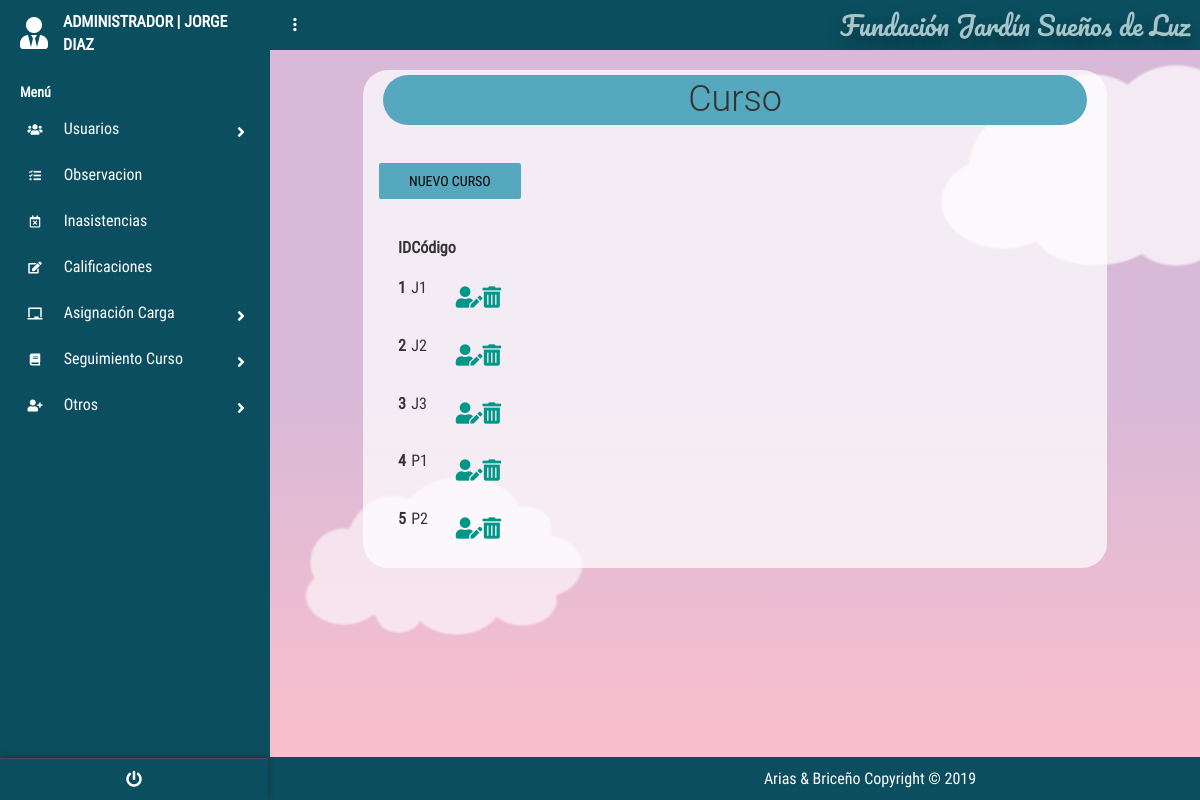
Page /?c=Curso&a=Index (signed in) on the committed database.
### tables this page shows
create table CURSO
(
id_Curso int PRIMARY KEY auto_increment ,
codigo_Curso VARCHAR (50) not null
);

### controllers/CursoController.php (called while the page is built, shortened)
<?php
require_once "./models/CursoModel.php";
class CursoController{
    public function __CONSTRUCT(){
        $this->mode = new CursoModel();
    }
    public function Index(){
        include_once './views/Curso/CursoCon.php';
    }
}

### models/Conexion.php (called while the page is built)
<?php
class Conexion{
    public static function conectar(){
        $PDO = new PDO("mysql:host=localhost;dbname=dbfundacion;charset=utf8","root","");
        $PDO->setAttribute(PDO::ATTR_ERRMODE,PDO::ERRMODE_EXCEPTION);
        return $PDO;
    }
}
?>

### models/CursoModel.php (called while the page is built, shortened)
<?php
class CursoModel{
    public $CNX;
    public function __construct(){
        try {
            $this->CNX= Conexion::conectar();
        } catch (Exception $e) {
            die($e->getMessage());
        }
    }
    public function listar_Curso(){
        try {
            $query= "SELECT * from curso" ;
            $stm = $this->CNX->prepare($query);
            $stm->execute();
            return $stm->fetchAll(PDO::FETCH_OBJ);
        } catch (Exception $e){
            die($e ->getMessage());
        }
    }
}

### views/Curso/CursoCon.php (the view, shortened to what this page needs)
<!DOCTYPE html>
<html lang="es">
<head>
    <link rel='stylesheet' href='https://cdnjs.cloudflare.com/ajax/libs/twitter-bootstrap/4.1.1/css/bootstrap.css'>
    <link rel='stylesheet' href='https://use.fontawesome.com/releases/v5.0.13/css/all.css'>
    <link rel="stylesheet" href="<?php echo SERVERURL; ?>assets/css/main.css">
    <link rel="stylesheet" href="<?php echo SERVERURL; ?>assets/css/style.css">
    <link rel="stylesheet" href="<?php echo SERVERURL; ?>assets/css/menu_Lateral.css">
    <link rel="stylesheet" href="<?php echo SERVERURL; ?>assets/css/main.css">
    <link href="https://unpkg.com/bootstrap-table@1.18.0/dist/bootstrap-table.min.css" rel="stylesheet">
</head>
<body>
    <?php include "./views/modules/navlateral.php" ?>
    <section class="full-box dashboard-contentPage">
        <?php include "./views/modules/navbar.php" ?>
        <div class="container">
            <div class="titles">
                <h1 class="tituloa ">Curso</h1>
                <div class="form-group" id="botones">
                    <a href="?c=Curso&a=nuevo" class="boton btn btn-info botones">Nuevo Curso</a>
                </div>
            </div>
            <div class="tablas">
            <table id="table" data-toggle="table" data-height="auto" data-search="true" data-show-refresh="false"
                data-show-columns="true" data-buttons-toolbar=".buttons-toolbar">
                <thead>
                    <tr>
                        <th data-field="ID">ID</th>
                        <th data-field="codigo">Código</th>
                        <th data-field="editar"></th>
                        <th data-field="eliminar"></th>
                    </tr>
                </thead>
                <tbody>
                    <?php foreach ($this->mode->listar_Curso() as $k ) : ?>
                    <tr>
                        <th data-field="ID" scope="row"><?php echo $k->id_Curso; ?></th>
                        <td data-field="codigo"><?php echo $k->codigo_Curso; ?></td>
                        <th data-field="editar">
                            <div class="form-group" id="botones">
                                <a href="?c=Curso&a=nuevo&id_Curso=<?php echo $k->id_Curso;?>"  class="fas fa-user-edit fa-lg " ></a>
                            </div>
                        </th>
                        <th data-field="eliminar">
                        <div class="form-group" id="botones">
                                <a onclick="javascript:return confirm('¿Desea eliminar el registro?');
                                " href="?c=Curso&a=g_eliminar_Curso&id_Curso=<?php echo $k->id_Curso;?>"
                                 class="fas fa-trash-alt fa-lg"></a>
                            </div>
                        </th>
                    </tr>
                    <?php endforeach; ?>
                </tbody>
            </table>
</div>
        </div>
        <?php include "./views/modules/fondo_Form.php" ?>
    </section>
</body>
</html>

### assets/css/main.css (style rules this page uses)
body, html { background-color: #0b4e5f; width: 100%; height: 100%; margin: 0; padding: 0; position: relative; font-size: 16px; font-family: 'RobotoCondensed'; overflow: hidden; }
.full-box { margin: 0; padding: 0; width: 100%; box-sizing: border-box; }
.container { background-color: rgba(255, 255, 255, 0.726); margin-top:20px; border-radius:25px; width:80%; }
.tablas,h1 { margin:20px }
h1 { text-align: center; padding: 5px; margin: 5px; }
form .btn, .botones { background-color: #56a8be; border-color: #56a8be; }
.tituloa { background-color: #56a8be; border-color: #56a8be; border-radius: 1em; }
.dashboard-sideBar, .dashboard-contentPage { position: absolute; top: 0; height: 100%; transition: all .3s ease-in-out; }
.dashboard-contentPage { right: 0; z-index: 1; padding-left: 270px; }
.btn:not(.btn-raised).btn-info, .input-group-btn .btn:not(.btn-raised).btn-info { color: #000000; }

### assets/css/menu_Lateral.css (style rules this page uses)
body { font-size: 0.9rem; }

### views/modules/fondo_Form.php (style rules this page uses)
html { box-sizing: border-box; }
*, *:before, *:after { box-sizing: inherit; }
body { margin: 0; background: linear-gradient(#d8b9d7 50%, #ffc0cb); min-height: 100vh; display: flex; justify-content: center; align-items: center; overflow: hidden; position: relative; }

### rows in the picture
curso: id_Curso "1", codigo_Curso "J1"
curso: id_Curso "2", codigo_Curso "J2"
curso: id_Curso "3", codigo_Curso "J3"
curso: id_Curso "4", codigo_Curso "P1"
curso: id_Curso "5", codigo_Curso "P2"

### other values in the picture
$nombre "JORGE DIAZ"
NOMBREPROYECTO "Fundación Jardín Sueños de Luz"
